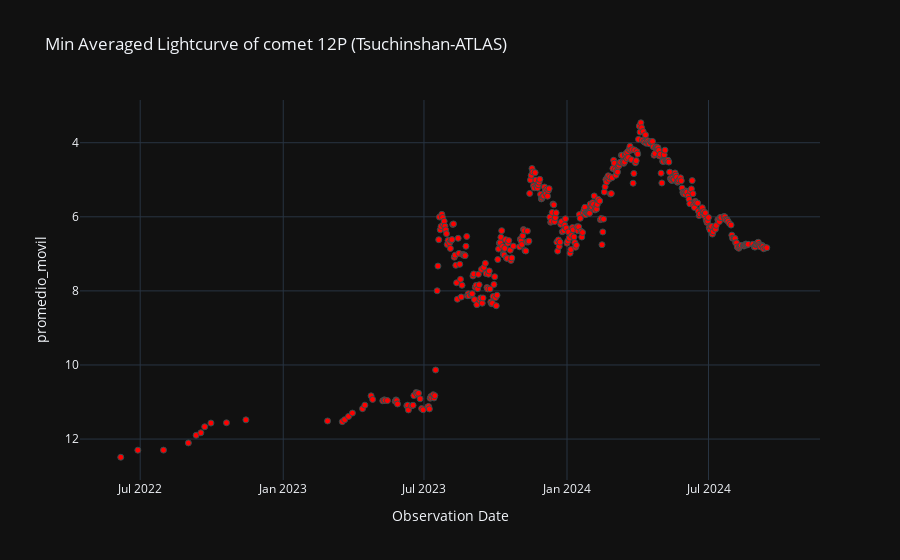

Here is the notebook cell this chart was saved with:
### Code cell
# Gráfica de luz interna
labels = {'obs_date':'Observation Date','magnitud_reducida':'Magnitude reduced'}
fig = px.scatter(curva_de_luz_interna_v1_df, x='obs_date', y='promedio_movil', template= 'plotly_dark', labels= labels, title=f'Min Averaged Lightcurve of comet {nombre_cometa} (Tsuchinshan-ATLAS)')
fig.update_traces(marker=dict(color='red', size=6, line=dict(width=1, color='DarkSlateGrey')))
fig.update_yaxes(autorange="reversed")
fig.show()

### Figure 1 — Plotly figure (JSON) as saved in the notebook; plotly's stock layout.template omitted (floating-point values rounded to 4 significant figures; data arrays with more than 128 entries replaced by an {"elided": "..."} marker saying what was removed)
{"data": [{"hovertemplate": "Observation Date=%{x}<br>promedio_movil=%{y}<extra></extra>", "legendgroup": "", "marker": {"color": "red", "line": {"color": "DarkSlateGrey", "width": 1}, "size": 6, "symbol": "circle"}, "mode": "markers", "name": "", "orientation": "v", "showlegend": false, "type": "scatter", "x": {"elided": "439 str values"}, "xaxis": "x", "y": {"elided": "439 float values"}, "yaxis": "y"}], "layout": {"legend": {"tracegroupgap": 0}, "title": {"text": "Min Averaged Lightcurve of comet 12P (Tsuchinshan-ATLAS)"}, "xaxis": {"anchor": "y", "domain": [0, 1], "title": {"text": "Observation Date"}}, "yaxis": {"anchor": "x", "autorange": "reversed", "domain": [0, 1], "title": {"text": "promedio_movil"}}}}
